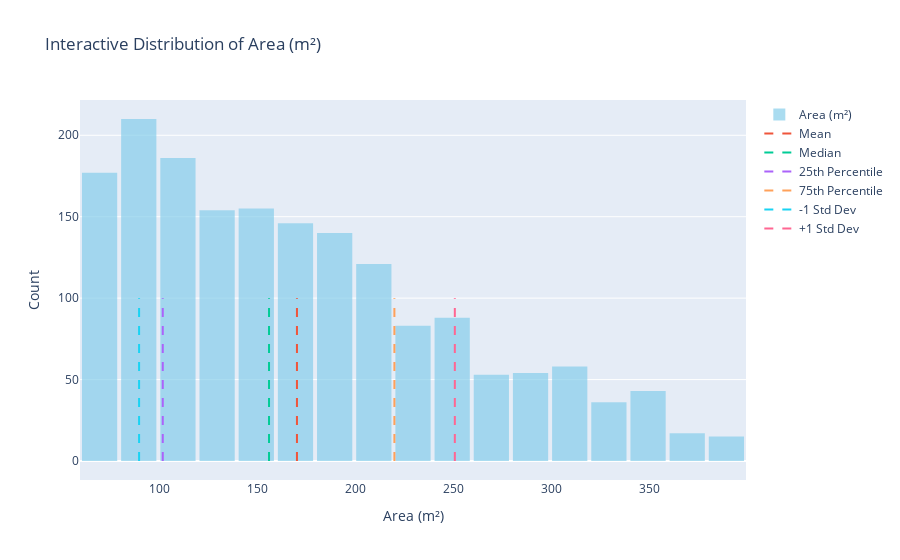

Notebook code for this chart:
### Code cell
import plotly.graph_objects as go
import pandas as pd

# Plot for area_m2
fig_area = go.Figure()

# Histogram
fig_area.add_trace(go.Histogram(
    x=df["area_m2"],
    nbinsx=30,
    name='Area (m²)',
    marker_color='skyblue',
    opacity=0.7
))

# Add vertical lines for summary statistics
stats = {
    'Mean': df["area_m2"].mean(),
    'Median': df["area_m2"].median(),
    '25th Percentile': df["area_m2"].quantile(0.25),
    '75th Percentile': df["area_m2"].quantile(0.75),
    '-1 Std Dev': df["area_m2"].mean() - df["area_m2"].std(),
    '+1 Std Dev': df["area_m2"].mean() + df["area_m2"].std(),
}

for name, val in stats.items():
    fig_area.add_trace(go.Scatter(
        x=[val, val],
        y=[0, 100],  # You can adjust the max height accordingly
        mode="lines",
        name=name,
        line=dict(dash="dash"),
        hovertemplate=f"{name}: {val:.2f}<extra></extra>"
    ))

fig_area.update_layout(
    title="Interactive Distribution of Area (m²)",
    xaxis_title="Area (m²)",
    yaxis_title="Count",
    bargap=0.1,
    hovermode="x unified"
)

fig_area.show()

### Figure 1 — Plotly figure (JSON) as saved in the notebook; plotly's stock layout.template omitted (floating-point values rounded to 4 significant figures; data arrays with more than 128 entries replaced by an {"elided": "..."} marker saying what was removed)
{"data": [{"marker": {"color": "skyblue"}, "name": "Area (m²)", "nbinsx": 30, "opacity": 0.7, "type": "histogram", "x": {"elided": "1736 int values"}}, {"hovertemplate": "Mean: 170.26<extra></extra>", "line": {"dash": "dash"}, "mode": "lines", "name": "Mean", "type": "scatter", "x": [170.3, 170.3], "y": [0, 100]}, {"hovertemplate": "Median: 156.00<extra></extra>", "line": {"dash": "dash"}, "mode": "lines", "name": "Median", "type": "scatter", "x": [156, 156], "y": [0, 100]}, {"hovertemplate": "25th Percentile: 101.75<extra></extra>", "line": {"dash": "dash"}, "mode": "lines", "name": "25th Percentile", "type": "scatter", "x": [101.8, 101.8], "y": [0, 100]}, {"hovertemplate": "75th Percentile: 220.00<extra></extra>", "line": {"dash": "dash"}, "mode": "lines", "name": "75th Percentile", "type": "scatter", "x": [220, 220], "y": [0, 100]}, {"hovertemplate": "-1 Std Dev: 89.67<extra></extra>", "line": {"dash": "dash"}, "mode": "lines", "name": "-1 Std Dev", "type": "scatter", "x": [89.67, 89.67], "y": [0, 100]}, {"hovertemplate": "+1 Std Dev: 250.86<extra></extra>", "line": {"dash": "dash"}, "mode": "lines", "name": "+1 Std Dev", "type": "scatter", "x": [250.9, 250.9], "y": [0, 100]}], "layout": {"bargap": 0.1, "hovermode": "x unified", "title": {"text": "Interactive Distribution of Area (m²)"}, "xaxis": {"title": {"text": "Area (m²)"}}, "yaxis": {"title": {"text": "Count"}}}}
